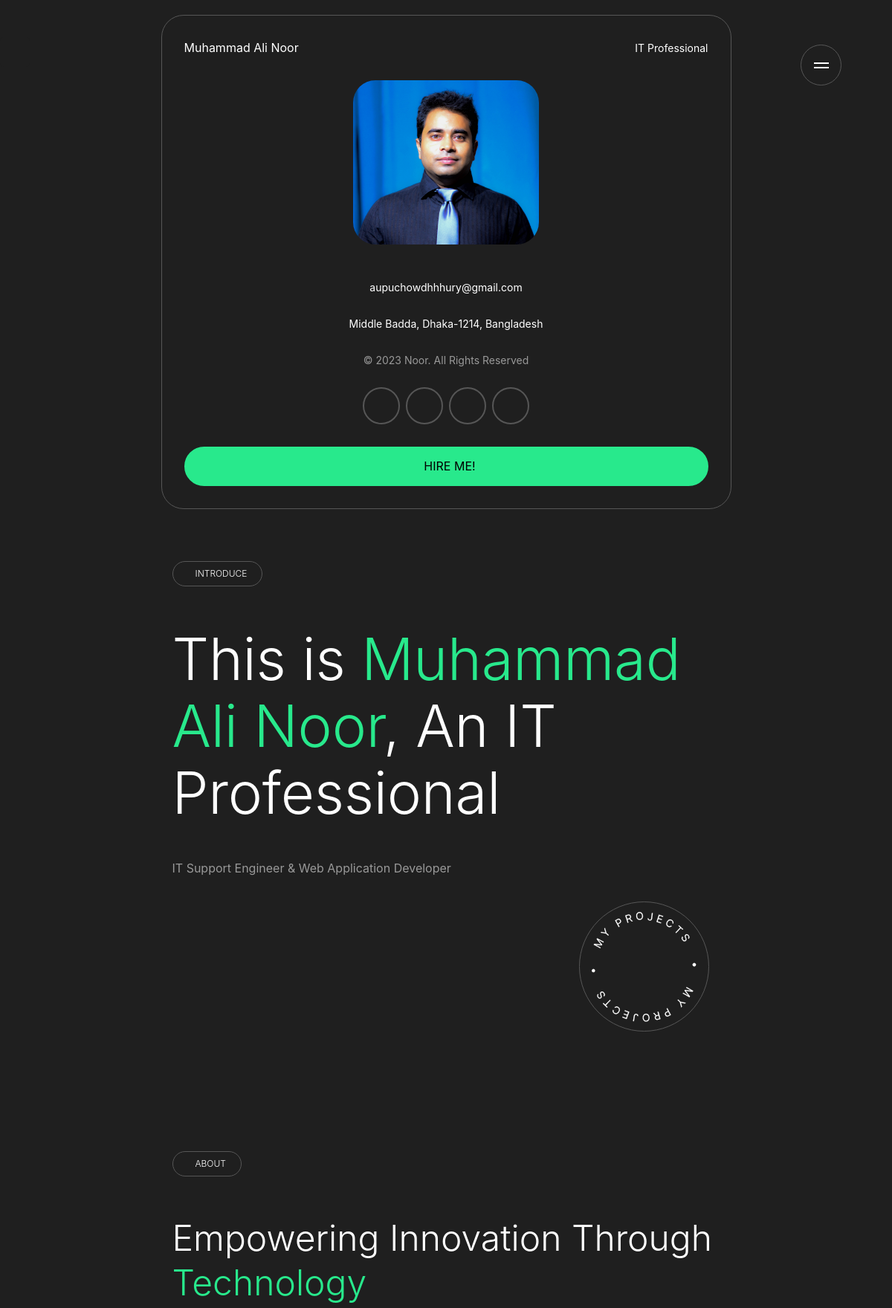
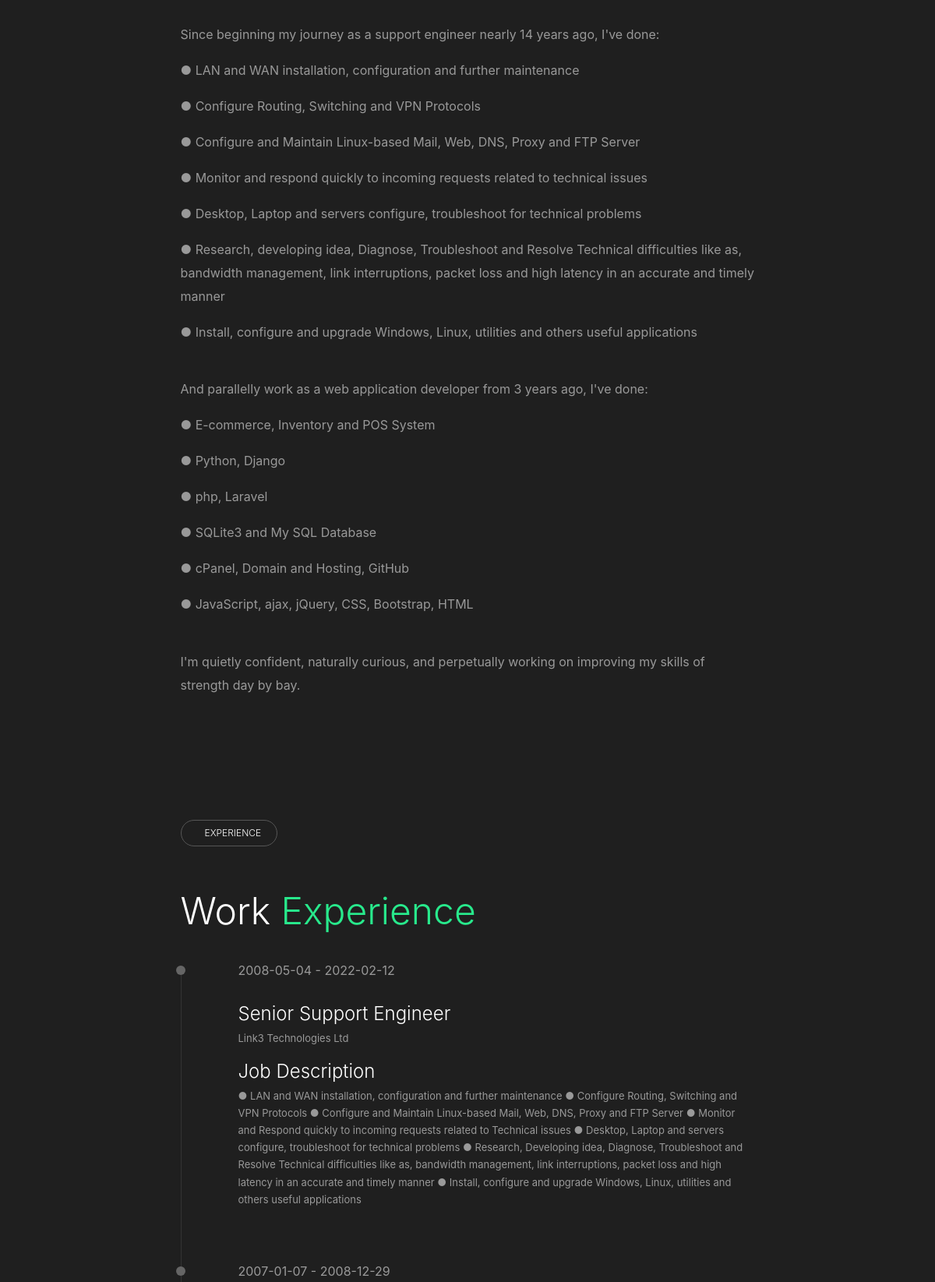
The page / (upper part) on the database its author committed (2 pictures, top to bottom).
### App_portfolio/models.py (models this page shows)
class Personal(models.Model):
    name        =models.CharField    (max_length=30, null=True, blank=True)
    email       =models.EmailField   (max_length=30, null=True, blank=True)
    phone       =models.CharField    (max_length=13, null=True, blank=True)
    address     =models.TextField    (max_length=80, null=True, blank=True)
    github      =models.CharField    (max_length=40, null=True, blank=True)
    linkedin    =models.CharField    (max_length=40, null=True, blank=True)
    instagram   =models.CharField    (max_length=40, null=True, blank=True)
    facebook    =models.CharField    (max_length=40, null=True, blank=True)
    tag_line    =models.TextField    (max_length=50, null=True, blank=True)
    heading     =models.CharField    (max_length=30, null=True, blank=True)
    description =models.TextField    (max_length=350, null=True, blank=True)
    image       =models.ImageField   (upload_to='me/', default='noImg/no_img.jpg', null=True, blank=True)

class Work_Experience(models.Model):
    name            =models.CharField   (max_length=30, null=True, blank=True)
    position        =models.CharField   (max_length=20, null=True, blank=True)
    job_description =models.TextField   (max_length=350, null=True, blank=True)
    joining_date    =models.CharField   (max_length=15, null=True, blank=True)
    resigning_date  =models.CharField   (max_length=15, null=True, blank=True)
    image           =models.ImageField  (upload_to='experience/', default='noImg/no_img.jpg', null=True, blank=True)

### App_portfolio/views.py (the view)
# urls.py: path('', dashboard, name='dashboard'),
def dashboard(request):
    pers = Personal.objects.all()
    we = Work_Experience.objects.all()
    edu = Education.objects.all()
    pt = Training.objects.all()
    skl = Skills.objects.all()
    port = Portfolio.objects.all()
    plat = Platform.objects.all()
    lang = Language.objects.all()
    ref = Reference.objects.all()
    return render(request, 'dashboard/dashboard.html', locals())

### template/dashboard/dashboard.html (shortened to what this page needs)
<!DOCTYPE html>
<html lang="en">
{% load static %}
<head>
    <link rel="stylesheet" href="https://cdnjs.cloudflare.com/ajax/libs/line-awesome/1.3.0/font-awesome-line-awesome/css/all.min.css">
    <link rel="stylesheet" href="https://cdnjs.cloudflare.com/ajax/libs/line-awesome/1.3.0/line-awesome/css/line-awesome.min.css">
    <link rel="stylesheet" href="{% static 'assets/css/bootstrap.min.css' %}">
    <link rel="stylesheet" href="{% static 'assets/css/owl.carousel.min.css' %}">
    <link rel="stylesheet" href="{% static 'assets/css/owl.theme.default.min.css' %}">
    <link rel="stylesheet" href="{% static 'assets/css/animate.min.css' %}">
    <link rel="stylesheet" href="{% static 'assets/css/smooth-scrollbar.css' %}">
    <link rel="stylesheet" href="{% static 'assets/css/lightbox.min.css' %}">
    <link rel="stylesheet" href="{% static 'assets/css/style.css' %}">
    <link rel="stylesheet" href="{% static 'assets/css/responsive.css' %}">
</head>
<body>
{% block body %}
    <span class="icon-menu">
        <span class="bar"></span>
        <span class="bar"></span>
    </span>
    <div class="global-color">
        <span class="setting-toggle">
        </span>
    </div>
    <main class="drake-main">
        <div id="smooth-wrapper">
            <div id="smooth-content">
                {% for i in pers %}
                <div class="left-sidebar">
                    <div class="sidebar-header d-flex align-items-center justify-content-between">
                        <span style="color: white">{{ i.name }}</span>
                        <span class="designation">IT Professional</span>
                    </div>
                    <img class="me" src="{{i.image.url}}" alt="Me">
                    <p class="copyright" style="color: white">{{ i.email }}</p>
                    <p class="copyright" style="color: white">{{ i.address}}</p>
                    <p class="copyright">&copy; 2023 Noor. All Rights Reserved</p>
                    <ul class="social-profile d-flex align-items-center flex-wrap justify-content-center">
                        <li>
                            <a href="{{ i.linkedin }}" target="_blank"></a>
                        </li>
                        <li>
                            <a href="{{ i.facebook }}" target="_blank"></a>
                        </li>
                        <li>
                            <a href="{{ i.instagram }}" target="_blank"></a>
                        </li>
                        <li>
                            <a href="{{ i.github }}" target="_blank"></a>
                        </li>
                    </ul>
                    <a href="#" class="theme-btn">
                         Hire Me!
                    </a>
                </div>
                {% endfor %}
                <section class="hero-section page-section scroll-to-page" id="home">
                    <div class="custom-container">
                        <div class="hero-content content-width">
                            <div class="section-header">
                                <h4 class="subtitle scroll-animation" data-animation="fade_from_bottom">
                                     Introduce
                                </h4>
                                {% for i in pers %}
                                <h1 class="scroll-animation" data-animation="fade_from_bottom">This is <span>{{ i.name }}</span>, An IT Professional</h1>
                            </div>
                            <p class="scroll-animation" data-animation="fade_from_bottom">{{ i.tag_line }}</p>
                            {% endfor %}
                            <a href="#portfolio"
                                class="go-to-project-btn scroll-to scroll-animation"
                                data-animation="rotate_up">
                                <img src="{% static 'assets/images/round-text.png' %}" alt="Rounded Text">
                            </a>
                        </div>
                    </div>
                </section>
                <section class="about-area page-section scroll-to-page" id="about">
                    <div class="custom-container">
                        <div class="about-content content-width">
                            <div class="section-header">
                                <h4 class="subtitle scroll-animation" data-animation="fade_from_bottom">
                                     About
                                </h4>
                                <h1 class="scroll-animation" data-animation="fade_from_bottom">Empowering Innovation Through <br><span>Technology</span></h1>
                            </div>
                            <p class="scroll-animation" data-animation="fade_from_bottom">
                                Since beginning my journey as a support engineer nearly 14 years ago, I've done:
                            </p>
                            <p class="scroll-animation" data-animation="fade_from_bottom">
                                ● LAN and WAN installation, configuration and further maintenance
                            </p>
                            <p class="scroll-animation" data-animation="fade_from_bottom">
                                ● Configure Routing, Switching and VPN Protocols
                            </p>
                            <p class="scroll-animation" data-animation="fade_from_bottom">
                                ● Configure and Maintain Linux-based Mail, Web, DNS, Proxy and FTP Server
                            </p>
                            <p class="scroll-animation" data-animation="fade_from_bottom">
                                ● Monitor and respond quickly to incoming requests related to technical issues
                            </p>
                            <p class="scroll-animation" data-animation="fade_from_bottom">
                                ● Desktop, Laptop and servers configure, troubleshoot for technical problems
                            </p>
                            <p class="scroll-animation" data-animation="fade_from_bottom">
                                ● Research, developing idea, Diagnose, Troubleshoot and Resolve Technical difficulties like as, bandwidth management, link interruptions, packet loss and high latency in an accurate and timely manner
                            </p>
                            <p class="scroll-animation" data-animation="fade_from_bottom">
                                ● Install, configure and upgrade Windows, Linux, utilities and others useful applications
                            </p><br>
                            <p class="scroll-animation" data-animation="fade_from_bottom">
                                And parallelly work as a web application developer from 3 years ago, I've done:
                            </p>
                            <p class="scroll-animation" data-animation="fade_from_bottom">
                                ● E-commerce, Inventory and POS System
                            </p>
                            <p class="scroll-animation" data-animation="fade_from_bottom">
                                ● Python, Django
                            </p>
                            <p class="scroll-animation" data-animation="fade_from_bottom">
                                ● php, Laravel
                            </p>
                            <p class="scroll-animation" data-animation="fade_from_bottom">
                                ● SQLite3 and My SQL Database
                            </p>
                            <p class="scroll-animation" data-animation="fade_from_bottom">
                                ● cPanel, Domain and Hosting, GitHub
                            </p>
                            <p class="scroll-animation" data-animation="fade_from_bottom">
                                ● JavaScript, ajax, jQuery, CSS, Bootstrap, HTML
                            </p><br>
                            <p class="scroll-animation" data-animation="fade_from_bottom">
                                I'm quietly confident, naturally curious, and perpetually working on improving my skills of strength day by bay.
                            </p>
                        </div>
                    </div>
                </section>
                <section class="resume-area page-section scroll-to-page" id="resume">
                    <div class="custom-container">
                        <div class="resume-content content-width">
                            <div class="section-header">
                                <h4 class="subtitle scroll-animation" data-animation="fade_from_bottom">
                                     Experience
                                </h4>
                                <h1 class="scroll-animation" data-animation="fade_from_bottom">Work <span>Experience</span></h1>
                            </div>
                            <div class="resume-timeline">
                                {% for i in we %}
                                <div class="item scroll-animation" data-animation="fade_from_right">
                                    <span class="date">{{ i.joining_date }} - {{ i.resigning_date }}</span>
                                    <h2>{{ i.position}}</h2>
                                    <p>{{ i.name}}</p>
                                    <h2>Job Description</h2>
                                    <p>{{ i.job_description}}</p>
                                </div>
                                {% endfor %}
                            </div>
                        </div>
                    </div>
                </section>
            </div>
        </div>
    </main>
{% endblock %}
</body>
</html>

### static/assets/css/responsive.css (style rules this page uses)
@media (max-width: 2000px) { .left-sidebar { max-width: 400px; } }
@media (max-width: 2000px) { .left-sidebar .sidebar-header { margin-bottom: 30px; } }
@media (max-width: 2000px) { .left-sidebar .social-profile { margin-bottom: 30px; } }
@media (max-width: 2000px) { .left-sidebar .copyright { margin-bottom: 25px; } }
@media (max-width: 1555px) { .left-sidebar { max-width: 350px; padding: 30px; } }
@media (max-width: 1555px) { .left-sidebar > img.me { width: 100%; max-width: 250px; margin-left: auto; margin-right: auto; margin-bottom: 46px; } }
@media (max-width: 1555px) { .left-sidebar .sidebar-header .designation { line-height: 1.4; } }
@media (max-width: 1220px) { .custom-container { max-width: 767px; } }
@media (max-width: 1220px) { .content-width { max-width: 100%; } }
@media (max-width: 1220px) { .left-sidebar { position: relative; max-width: 767px; left: 0; margin: auto; top: 0; transform: translateY(0); margin-top: 20px; display: none; } }
@media (max-width: 1220px) { .drake-main .left-sidebar { display: block; } }
@media (max-width: 1220px) { .left-sidebar > img.me { width: auto; } }
@media (max-width: 1220px) { .icon-menu { position: fixed; } }
@media (max-width: 1220px) { .resume-area, .about-area { padding-bottom: 50px; } }
@media (max-width: 1220px) { .about-area .about-content p { max-width: 100%; } }

### rows shown on the page
Personal: name "Muhammad Ali Noor", image (picture), email "aupuchowdhhhury@gmail.com", address "Middle Badda, Dhaka-1214, Bangladesh", tag_line "IT Support Engineer & Web Application Developer"
Work_Experience: joining_date "2008-05-04", resigning_date "2022-02-12", position "Senior Support Engineer", name "Link3 Technologies Ltd", job_description "● LAN and WAN installation, configuration and further maintenance ● Configure Routing, Switching and VPN Protocols ● Configure and Maintain Linux-based Mail, Web, DNS, Proxy and FTP Server ● Monitor and Respond quickly to incoming requests related to Technical issues ● Desktop, Laptop and servers configure, troubleshoot for technical problems ● Research, Developing idea, Diagnose, Troubleshoot and Resolve Technical difficulties like as, bandwidth management, link interruptions, packet loss and high latency in an accurate and timely manner ● Install, configure and upgrade Windows, Linux, utilities and others useful applications"
Work_Experience: joining_date "2007-01-07", resigning_date "2008-12-29"
